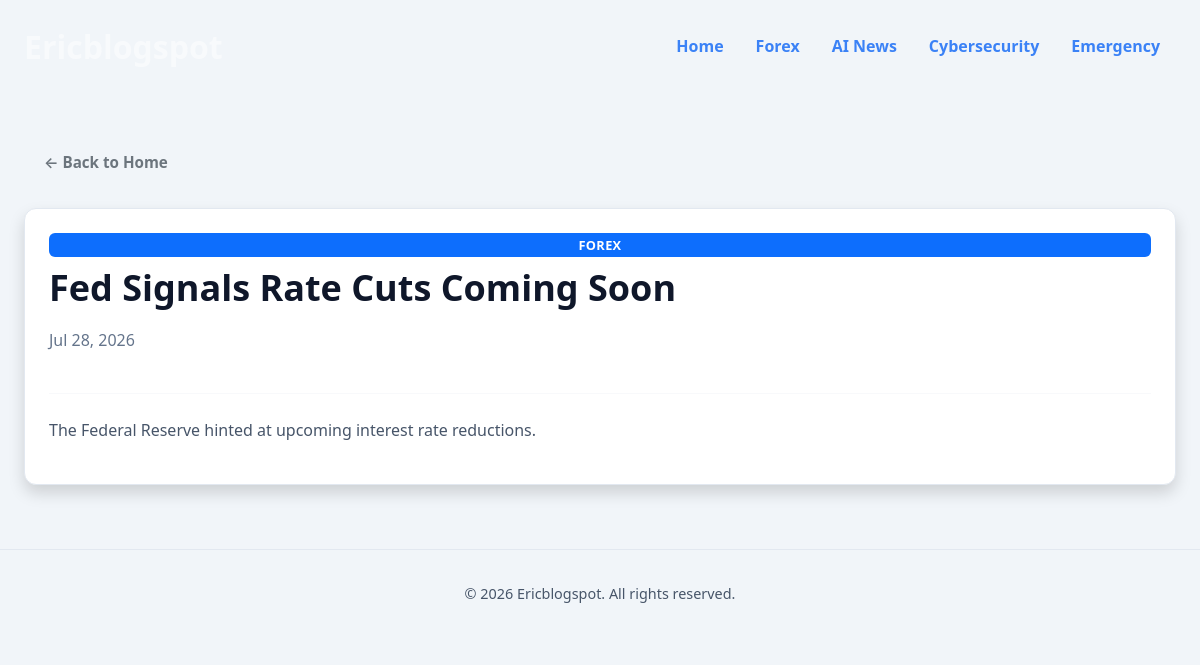
Screenshot of /news/2/ with the database file from the repository.
### core/models.py (models this page shows, shortened)
class News(models.Model):
    CATEGORY_CHOICES = [
        ("AI", "AI"),
        ("Forex", "Forex"),
        ("Cybersecurity", "Cybersecurity"),
        ("Emergency", "Emergency"),
    ]
    title = models.CharField(max_length=200)
    category = models.CharField(max_length=20, choices=CATEGORY_CHOICES)
    content = models.TextField()
    created_at = models.DateTimeField(auto_now_add=True)
    is_emergency = models.BooleanField(default=False)
    class Meta:
        ordering = ["-created_at"]

### core/views.py (the view)
# urls.py: path('news/<int:pk>/', news_detail, name='news_detail'),
def news_detail(request, pk):
    news = get_object_or_404(News, pk=pk)
    return render(request, "news_detail.html", {"news": news})

### templates/news_detail.html
{% extends "base.html" %}
{% block content %}
<a href="{% url 'home' %}" class="btn btn-outline-secondary mb-4">&larr; Back to Home</a>
<div class="p-4 card shadow">
    <span class="badge bg-primary">{{ news.category }}</span>
    <h1 class="mt-2">{{ news.title }}</h1>
    <p class="text-muted">{{ news.created_at|date:"M d, Y" }}</p>
    <hr>
    <p>{{ news.content }}</p>
</div>
{% endblock %}

### static/css/style.css (style rules this page uses)
:root { --bg-body: #f1f5f9; --bg-card: #ffffff; --bg-nav: #1e293b; --text-primary: #0f172a; --text-secondary: #475569; --text-on-dark: #f8fafc; --accent: #3b82f6; --accent-hover: #2563eb; --border: #e2e8f0; --shadow: 0 4px 6px -1px rgb(0 0 0 / 0.1), 0 2px 4px -2px rgb(0 0 0 / 0.1); --shadow-lg: 0 10px 15px -3px rgb(0 0 0 / 0.1), 0 4px 6px -4px rgb(0 0 0 / 0.1); }
* { box-sizing: border-box; }
body { font-family: 'Segoe UI', system-ui, -apple-system, sans-serif; margin: 0; background: var(--bg-body); color: var(--text-primary); line-height: 1.6; }
h1, h2, h3, h4, h5 { color: var(--text-primary); font-weight: 700; line-height: 1.3; }
h1 { font-size: 2.25rem; margin-bottom: 1rem; }
p { color: var(--text-secondary); margin-bottom: 1rem; }
a { color: var(--accent); text-decoration: none; transition: color 0.2s; }
.card { background: var(--bg-card); border: 1px solid var(--border); border-radius: 12px; padding: 1.5rem; box-shadow: var(--shadow); transition: transform 0.2s, box-shadow 0.2s; height: 100%; }
.btn { display: inline-block; padding: 0.625rem 1.25rem; border-radius: 8px; font-weight: 600; font-size: 0.95rem; border: none; cursor: pointer; transition: all 0.2s; text-decoration: none; display: inline-flex; align-items: center; justify-content: center; gap: 0.5rem; }
.badge { display: inline-block; padding: 0.35rem 0.75rem; border-radius: 6px; font-size: 0.8rem; font-weight: 600; text-transform: uppercase; letter-spacing: 0.025em; }
.text-muted { color: #64748b !important; }
.shadow { box-shadow: var(--shadow); }
.mb-4 { margin-bottom: 1.5rem !important; }
.mt-2 { margin-top: 0.5rem !important; }
.p-4 { padding: 1.5rem !important; }
hr { border: none; border-top: 1px solid var(--border); margin: 1.5rem 0; }

### rows the page displays
News: category "FOREX", title "Fed Signals Rate Cuts Coming Soon", created_at "Jul 28, 2026", content "The Federal Reserve hinted at upcoming interest rate reductions."
